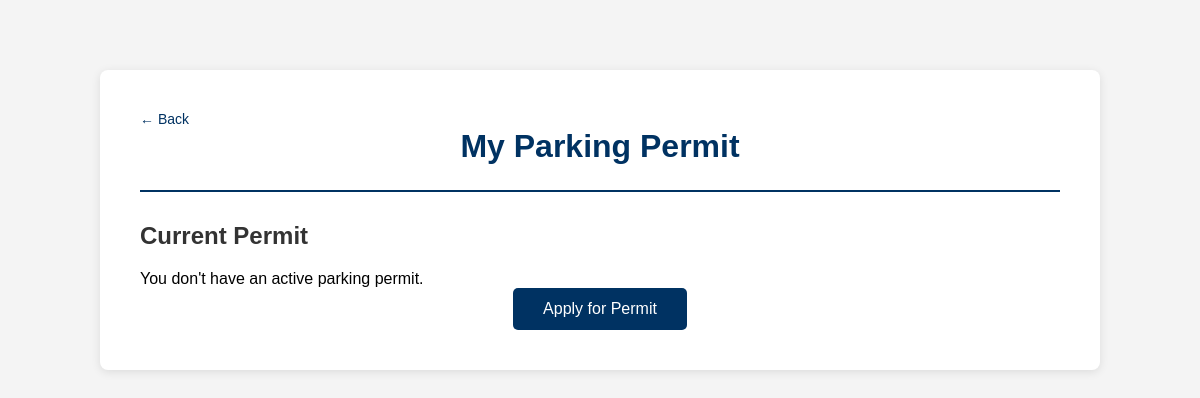
The page /view_permit (signed in) on the database as committed earlier.
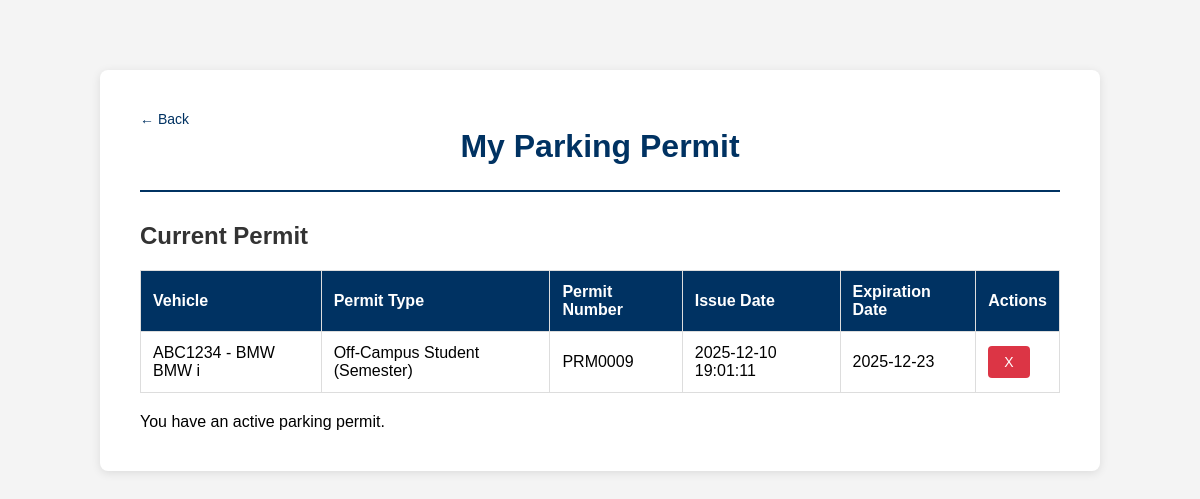
The same page on the database as committed later.
### tables this page shows
CREATE TABLE permit (
    p_permitkey integer PRIMARY KEY,
    p_userkey integer not null,
    p_vehicleskey integer not null,
    p_permittypekey integer not null,
    p_permitnum varchar(20) NOT NULL,
    p_issuedate date not null,
    p_expirationdate date not null,

    FOREIGN KEY (p_userkey) REFERENCES users(u_userkey),
    FOREIGN KEY (p_vehicleskey) REFERENCES vehicles(v_vehicleskey),
    FOREIGN KEY (p_permittypekey) REFERENCES permitType(pt_permittypekey)
);

CREATE TABLE vehicles (
    v_vehicleskey integer PRIMARY KEY,
    v_userkey integer not null,
    v_plateno varchar(7) not null,
    v_platestate varchar(20),
    v_maker varchar(20),
    v_model varchar(10),
    v_color varchar(10),

    FOREIGN KEY (v_userkey) REFERENCES users(u_userkey)
);

CREATE TABLE permitType (
    pt_permittypekey integer PRIMARY KEY,
    pt_category varchar(20),
    pt_duration varchar(20)
);

### app.py (the view, shortened to what this page needs)
@app.route('/view_permit', methods=['GET', 'POST'])
@login_required
def view_permit():
    conn = sqlite3.connect('instance/data.sqlite')
    cursor = conn.cursor()
    error = None
    cursor.execute("""
        SELECT p.p_permitkey, v.v_plateno, v.v_maker, v.v_model, v.v_color,
               pt.pt_category, pt.pt_duration, p.p_permitnum,
               p.p_issuedate, p.p_expirationdate
        FROM permit p
        JOIN permitType pt ON pt.pt_permittypekey = p.p_permittypekey
        JOIN vehicles v ON p.p_vehicleskey = v.v_vehicleskey
        WHERE p.p_userkey = ? AND p.p_expirationdate >= DATETIME('now', '-08:00')
    """, [current_user.u_userkey])
    permits = cursor.fetchall()
    conn.close()
    return render_template('view_permit.html', permits=permits, has_permit=len(permits) > 0,
                         error=error, username=current_user.username)

### app.py (called while the page is built)
@login_manager.user_loader
def load_user(user_id):
    return User.query.get(int(user_id))

### templates/view_permit.html (shortened to what this page needs)
<!DOCTYPE html>
<html lang="en">
<head>
    <link rel="stylesheet" href="{{ url_for('static', filename='style.css') }}">
</head>
<body>
    <div class="container">
        <header>
            <a href="{{ url_for('home') }}" class="back-link">← Back</a>
            <h1>My Parking Permit</h1>
        </header>
        <main>
            <h2>Current Permit</h2>
            {% if has_permit %}
                <table>
                    <thead>
                        <tr>
                            <th>Vehicle</th>
                            <th>Permit Type</th>
                            <th>Permit Number</th>
                            <th>Issue Date</th>
                            <th>Expiration Date</th>
                             <th>Actions</th>
                        </tr>
                    </thead>
                    <tbody>
                        {% for permit in permits %}
                        <tr>
                            <td>{{ permit[1] }} - {{ permit[2] }} {{ permit[3] }}</td>
                            <td>{{ permit[5] }} ({{ permit[6] }})</td>
                            <td>{{ permit[7] }}</td>
                            <td>{{ permit[8] }}</td>
                            <td>{{ permit[9] }}</td>
                            <td>
                                <form method="POST" action="{{ url_for('view_permit') }}" style="display:inline;">
                                    <button type="submit" class="delete-btn"
                                            onclick="return confirm('Are you sure you want to delete this permit?')">
                                        X
                                    </button>
                                </form>
                            </td>
                        </tr>
                        {% endfor %}
                    </tbody>
                </table>
                <div class="permit-info">
                    <p class="info-message">You have an active parking permit.</p>
                </div>
            {% else %}
                <p class="no-data">You don't have an active parking permit.</p>
                <div class="button-container">
                    <button class="primary-btn" onclick="window.location.href='{{ url_for('apply_permit') }}'">Apply for Permit</button>
                </div>
            {% endif %}
        </main>
    </div>
</body>
</html>

### static/style.css (style rules this page uses)
* { margin: 0; padding: 0; box-sizing: border-box; }
body { font-family: Arial, sans-serif; background-color: #f4f4f4; padding: 20px; }
.container, .home-container, .div_border { max-width: 600px; margin: 50px auto; padding: 40px; background: white; border-radius: 8px; box-shadow: 0 2px 10px rgba(0,0,0,0.1); }
.container { max-width: 1000px; }
h1 { color: #003262; text-align: center; margin-bottom: 10px; }
h2 { color: #333; margin-bottom: 20px; }
header { margin-bottom: 30px; border-bottom: 2px solid #003262; padding-bottom: 15px; }
a { color: #003262; text-decoration: none; }
.back-link { font-size: 14px; }
.container table { width: 100%; border-collapse: collapse; margin-bottom: 20px; }
.container table th, .container table td { border: 1px solid #ddd; padding: 12px; text-align: left; }
.container table thead { background-color: #003262; color: white; }
button, .primary-btn, .button_login { background-color: #003262; color: white; border: none; padding: 12px 30px; font-size: 16px; border-radius: 5px; cursor: pointer; transition: background-color 0.3s; }
.delete-btn { background-color: #dc3545; color: white; border: none; padding: 8px 16px; font-size: 14px; border-radius: 4px; cursor: pointer; transition: background-color 0.3s; }

Rows that differ between the two databases and show on the page:
added permit: v_plateno "ABC1234", v_maker "BMW", v_model "BMW i", pt_category "Off-Campus Student", pt_duration "Semester", p_permitnum "PRM0009", p_issuedate "2025-12-10 19:01:11", p_expirationdate "2025-12-23"
Other text that changed with them:
text no longer shown: "You don't have an active parking permit. Apply for Permit"
text now shown: "Vehicle Permit Type Permit Number Issue Date Expiration Date Actions You have an active parking permit."
